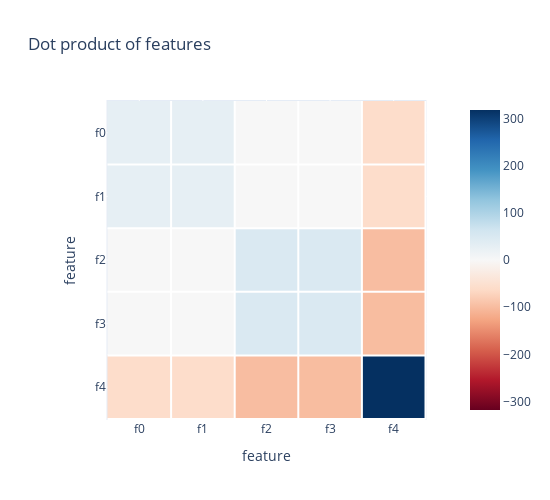

Notebook code cell kept with this figure:
### Markdown cell above
### Let's evaluate W and b in the toy model

### Code cell
import matplotlib.pyplot as plt
from matplotlib import colors  as mcolors
from transformer_lens.utils import to_numpy


def plot_features(model: Model):
    fig, ax = plt.subplots(nrows=1, ncols=1)
    
    features = model.W.cpu().detach().numpy()
    x_data, y_data = features[:,0], features[:,1]
    colors = [mcolors.to_rgba(c) for c in plt.rcParams['axes.prop_cycle'].by_key()['color']]
    ax.scatter(x_data, y_data, c=colors[0: len(x_data)])
    
    for f in range(model.config.in_features):
        point = (features[f,0], features[f,1])
        ax.plot([0,point[0]], [0,point[1]])
        ax.annotate(f"f{f}", point)
    
    z = 20
    ax.set_facecolor('#FCFBF8')
    ax.set_xlim((-z,z))
    ax.set_ylim((-z,z))
    ax.tick_params(left = True, right = False, labelleft = False, labelbottom = False, bottom = True)
    
    # display xy axes with origin at center of the figure
    for spine in ['top', 'right']:
        ax.spines[spine].set_visible(False)
    for spine in ['bottom','left']:
        ax.spines[spine].set_position('center')
    
    fig.suptitle(f"Features tensor")
    plt.show()
    
def plot_feat_intersection(model):
    cell_size = 100
    row_title_width = 50
    width = cell_size*model.config.in_features + row_title_width
    height = cell_size*model.config.in_features
    
    W = model.W.cpu().detach()
    img_data = []
    for f1 in range(model.config.in_features):
        img_data.append([])
        for f2 in range(model.config.in_features):
            img_data[f1].append(torch.dot(W[f1], W[f2]).item())

    features = [f"f{f}" for f in range(model.config.in_features)]
    img = px.imshow(
        to_numpy(img_data), 
        x=features, 
        y=features, 
        labels={"x": "feature", "y": "feature"}, 
        title=f"Dot product of features",
        color_continuous_midpoint=0,
        color_continuous_scale="RdBu",
        height=height,
        width=width
    )
    
    for f in range(model.config.in_features):
        img.add_shape(type="line", x0=0.5+f, y0=-0.5, x1=0.5+f, y1=model.config.in_features-0.5, line=dict(color="white", width=2))
        img.add_shape(type="line", x0=-0.5, y0=0.5+f, x1=model.config.in_features-0.5, y1=0.5+f, line=dict(color="white", width=2))
    
    img.show()

plot_features(model)
plot_feat_intersection(model)
model.b

### Figure 1 — Plotly figure (JSON) as saved in the notebook; plotly's stock layout.template omitted (floating-point values rounded to 4 significant figures)
{"data": [{"coloraxis": "coloraxis", "hovertemplate": "feature: %{x}<br>feature: %{y}<br>color: %{z}<extra></extra>", "name": "0", "type": "heatmap", "x": ["f0", "f1", "f2", "f3", "f4"], "xaxis": "x", "y": ["f0", "f1", "f2", "f3", "f4"], "yaxis": "y", "z": [[28.62, 28.62, 0.4849, 0.5585, -58.81], [28.62, 28.63, 0.4392, 0.5128, -58.72], [0.4849, 0.4392, 48.71, 48.75, -98.97], [0.5585, 0.5128, 48.75, 48.79, -99.2], [-58.81, -58.72, -98.97, -99.2, 317.9]]}], "layout": {"coloraxis": {"cmid": 0, "colorscale": [[0, "rgb(103,0,31)"], [0.1, "rgb(178,24,43)"], [0.2, "rgb(214,96,77)"], [0.3, "rgb(244,165,130)"], [0.4, "rgb(253,219,199)"], [0.5, "rgb(247,247,247)"], [0.6, "rgb(209,229,240)"], [0.7, "rgb(146,197,222)"], [0.8, "rgb(67,147,195)"], [0.9, "rgb(33,102,172)"], [1, "rgb(5,48,97)"]]}, "height": 500, "shapes": [{"line": {"color": "white", "width": 2}, "type": "line", "x0": 0.5, "x1": 0.5, "y0": -0.5, "y1": 4.5}, {"line": {"color": "white", "width": 2}, "type": "line", "x0": -0.5, "x1": 4.5, "y0": 0.5, "y1": 0.5}, {"line": {"color": "white", "width": 2}, "type": "line", "x0": 1.5, "x1": 1.5, "y0": -0.5, "y1": 4.5}, {"line": {"color": "white", "width": 2}, "type": "line", "x0": -0.5, "x1": 4.5, "y0": 1.5, "y1": 1.5}, {"line": {"color": "white", "width": 2}, "type": "line", "x0": 2.5, "x1": 2.5, "y0": -0.5, "y1": 4.5}, {"line": {"color": "white", "width": 2}, "type": "line", "x0": -0.5, "x1": 4.5, "y0": 2.5, "y1": 2.5}, {"line": {"color": "white", "width": 2}, "type": "line", "x0": 3.5, "x1": 3.5, "y0": -0.5, "y1": 4.5}, {"line": {"color": "white", "width": 2}, "type": "line", "x0": -0.5, "x1": 4.5, "y0": 3.5, "y1": 3.5}, {"line": {"color": "white", "width": 2}, "type": "line", "x0": 4.5, "x1": 4.5, "y0": -0.5, "y1": 4.5}, {"line": {"color": "white", "width": 2}, "type": "line", "x0": -0.5, "x1": 4.5, "y0": 4.5, "y1": 4.5}], "title": {"text": "Dot product of features"}, "width": 550, "xaxis": {"anchor": "y", "constrain": "domain", "domain": [0, 1], "scaleanchor": "y", "title": {"text": "feature"}}, "yaxis": {"anchor": "x", "autorange": "reversed", "constrain": "domain", "domain": [0, 1], "title": {"text": "feature"}}}}
